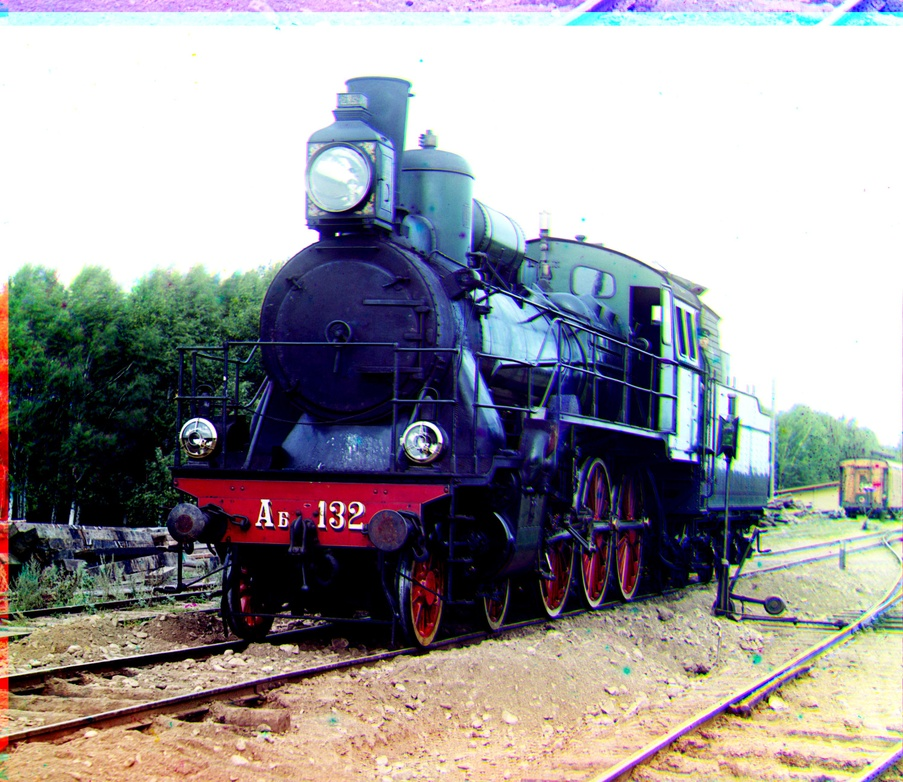
#> input picture hybrid-pyramid-colorizing/russian-colorizing-output/test-aligned.jpg, 903 x 782 px, shrunk from 2992 x 2591 before the run
$ python colorizing-naive.py russian-colorizing-output/test-aligned.jpg
#> lines starting #> are read from the running program, lines starting #| are printed output that depends on the picture
#> in main, img is the input picture: shape (782, 903, 3); mean R, G, B 154.4, 151.9, 154.6
import numpy as np
import sys
import skimage as sk
import skimage.io as skio
import time

def split_img(img):
    # convert to double (might want to do this later on to save memory)
    img = sk.img_as_float(img)

    # compute the height of each part (just 1/3 of total)
    height = img.shape[0] // 3
#> height = 260

    # separate color channels
    b = img[:height]
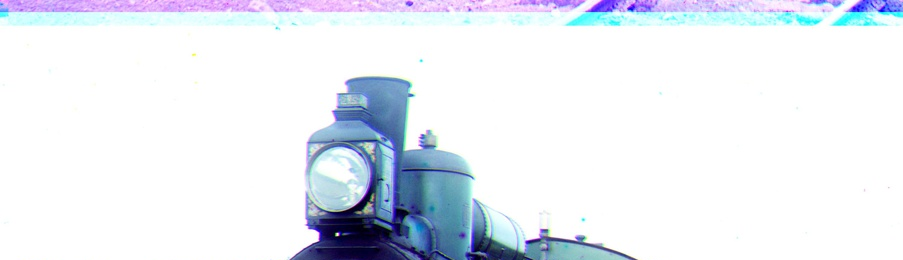
#> b: shape (260, 903, 3) float64; mean of channels 0, 1, 2 0.91, 0.927, 0.956; drawn as R, G, B
    g = img[height: 2 * height]
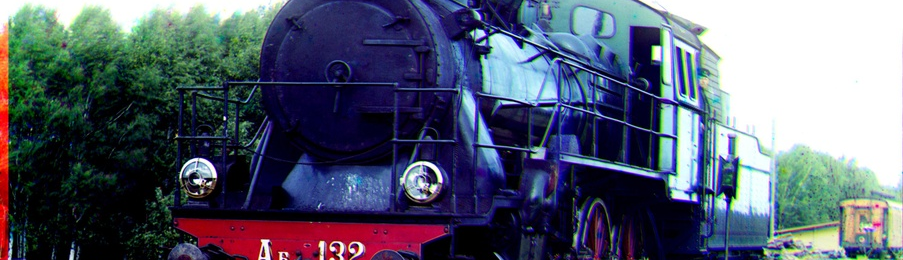
#> g: shape (260, 903, 3) float64; mean of channels 0, 1, 2 0.339, 0.366, 0.433; drawn as R, G, B
    r = img[2 * height: 3 * height]
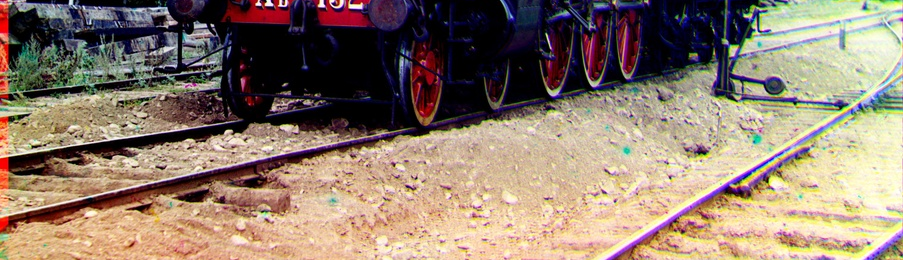
#> r: shape (260, 903, 3) float64; mean of channels 0, 1, 2 0.565, 0.493, 0.431; drawn as R, G, B
    return [b, g, r]

def crop(image, margin=0.1):
    # remove 10% margin of original image
    height, width = image.shape
    y1, y2 = int(margin * height), int((1 - margin) * height)
    x1, x2 = int(margin * width), int((1 - margin) * width)
    return image[y1:y2, x1:x2]

def ssd(img_1, img_2):
    # image matching metrics - sum-squared difference
    ssd = np.sum((img_1 - img_2) ** 2)
    return ssd

def alignment(img_b, img, rad):
    # a naive 15-pixel implementation, np.roll to move pixels
    mat = np.zeros((rad * 2, rad * 2))
    for i in range(-rad, rad):
        for j in range(-rad, rad):
            img_new = np.roll(img, i, axis=0)
            img_new = np.roll(img_new, j, axis=1)
            ssd_val = ssd(img_b, img_new)
            mat[i + rad, j + rad] = ssd_val
    lowest = mat.argmin()
    row_shift = (lowest // (rad * 2)) - rad
    col_shift = (lowest % (rad * 2)) - rad
    print('row, col shift: ', row_shift, ', ', col_shift)
    return (row_shift, col_shift)

def align_bgr(r, g, b, rad):
    # show the alignment of g and r with respect to b
    bg_align = alignment(b, g, rad)
    br_align = alignment(b, r, rad)
    return (bg_align, br_align)

def auto_contrasting(img, contrast_factor=1.5):
    # auto-contrasting
    median = np.percentile(img, 50)
    img *= contrast_factor
    diff = np.percentile(img, 50) - median
    img -= diff
    img = np.clip(img, -1, 1)
    return img

def main():
    # read in the image
    img = skio.imread(sys.argv[1])

    img_split = split_img(img)
#> img_split = 3 items
    for i in range(len(img_split)):
        img_split[i] = crop(img_split[i])
#> this loop made 1 pass

    # unaligned result
    # img_out = np.dstack([img_split[2], img_split[1], img_split[0]])
    # save the image
    # fname = './russian-colorizing-output/test-unalign.jpg'
    # skio.imsave(fname, img_out)

    rad = 15
    align_result = align_bgr(img_split[2], img_split[1], img_split[0], rad)
    bg_result = align_result[0]
    br_result = align_result[1]
    print(bg_result, br_result)

    ag = np.roll(img_split[1], bg_result[0], axis=0)
    ag = np.roll(ag, bg_result[1], axis=1)

    ar = np.roll(img_split[2], br_result[0], axis=0)
    ar = np.roll(ar, br_result[1], axis=1)

    img_out = np.dstack([ar, ag, img_split[0]])
    img_out = auto_contrasting(img_out)

    # save the alinged image
    fname = './russian-colorizing-output/test-aligned.jpg'
    skio.imsave(fname, img_out)

if __name__ == "__main__":
    start_time = time.time()
#> (the run stopped early here; a loop or call above may not have finished)

$ run again, with russian-colorizing-output/test-unalign.jpg copied over hybrid-pyramid-colorizing/russian-colorizing-output/test-aligned.jpg
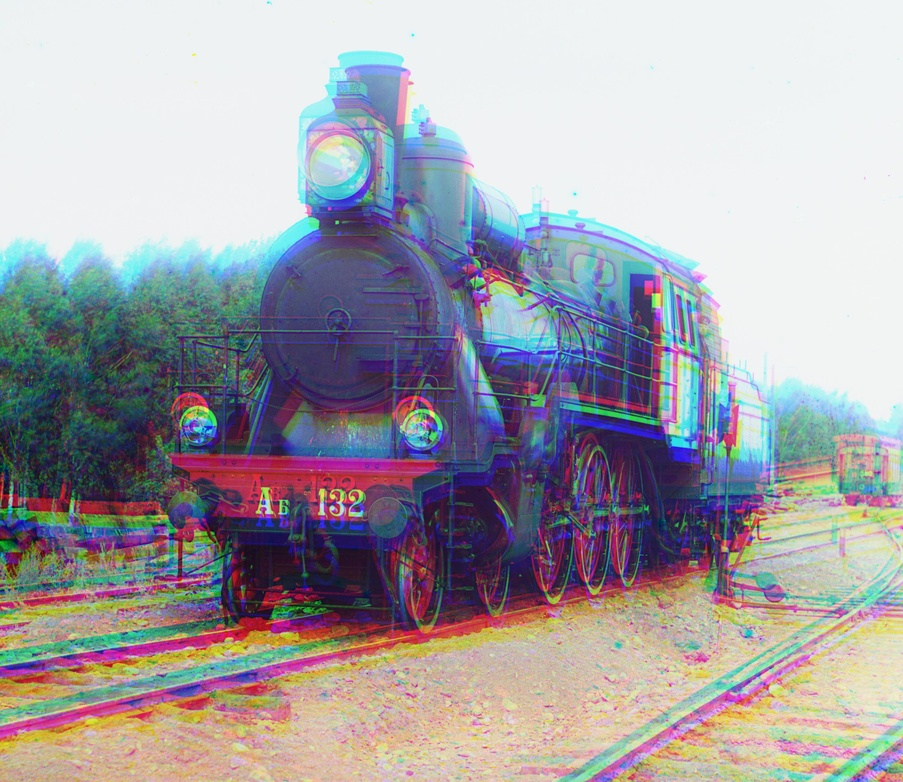
#> input picture russian-colorizing-output/test-unalign.jpg, 903 x 782 px, shrunk from 2992 x 2591 before the run
#> in main, img is the input picture: shape (782, 903, 3); mean R, G, B 163.8, 161.3, 167.2
#> in split_img, `g = img[height: 2 * height]`:
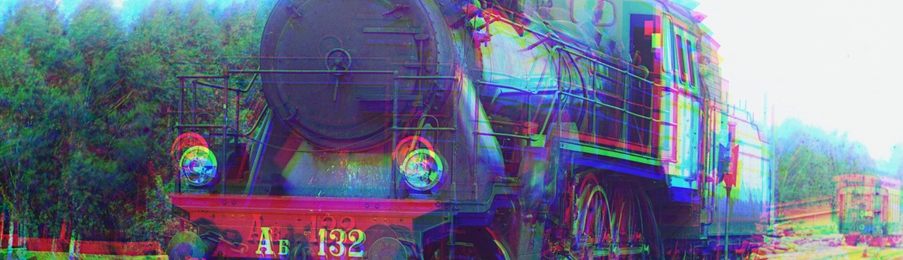
#> g: shape (260, 903, 3) float64; mean of channels 0, 1, 2 0.427, 0.446, 0.53; drawn as R, G, B
#> in split_img, `r = img[2 * height: 3 * height]`:
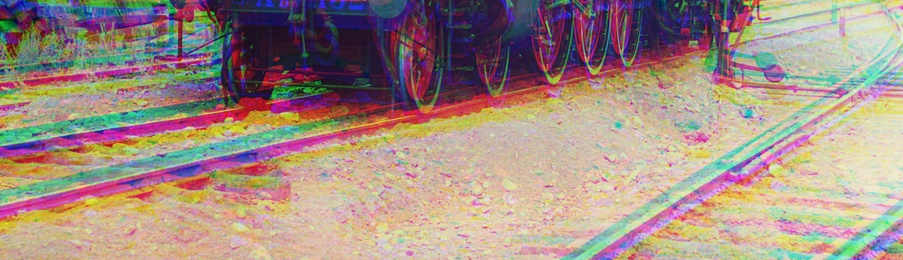
#> r: shape (260, 903, 3) float64; mean of channels 0, 1, 2 0.638, 0.555, 0.516; drawn as R, G, B
#> img_split = 3 items
#> the loop in main, `for i in range(len(img_split)):` made 1 pass

$ run again, with hybrid-pyramid-colorizing/russian-colorizing-output/aligned-00056v.jpg copied over hybrid-pyramid-colorizing/russian-colorizing-output/test-aligned.jpg
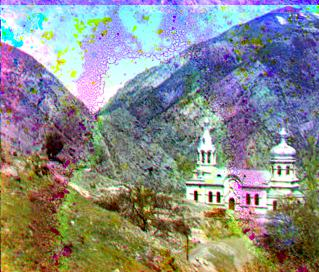
#> input picture hybrid-pyramid-colorizing/russian-colorizing-output/aligned-00056v.jpg, 319 x 272 px
#> in main, img is the input picture: shape (272, 319, 3); mean R, G, B 138, 139.7, 139.3
#> in split_img, `g = img[height: 2 * height]`:
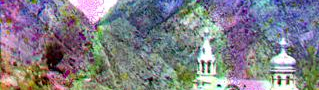
#> g: shape (90, 319, 3) float64; mean of channels 0, 1, 2 0.503, 0.499, 0.534; drawn as R, G, B
#> in split_img, `r = img[2 * height: 3 * height]`:
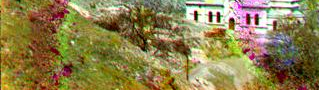
#> r: shape (90, 319, 3) float64; mean of channels 0, 1, 2 0.556, 0.5, 0.305; drawn as R, G, B
#> img_split = 3 items
#> the loop in main, `for i in range(len(img_split)):` made 1 pass

$ run again, with hybrid-pyramid-colorizing/russian-colorizing-output/aligned-01522v.jpg copied over hybrid-pyramid-colorizing/russian-colorizing-output/test-aligned.jpg
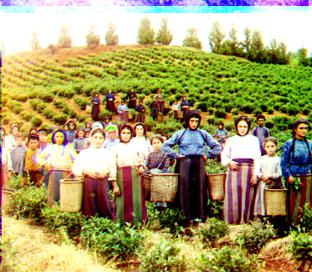
#> input picture hybrid-pyramid-colorizing/russian-colorizing-output/aligned-01522v.jpg, 312 x 272 px
#> in main, img is the input picture: shape (272, 312, 3); mean R, G, B 164.3, 153.7, 102.6
#> in split_img, `g = img[height: 2 * height]`:
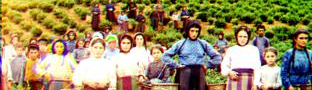
#> g: shape (90, 312, 3) float64; mean of channels 0, 1, 2 0.607, 0.545, 0.383; drawn as R, G, B
#> in split_img, `r = img[2 * height: 3 * height]`:
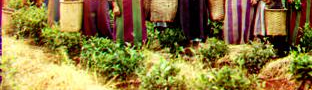
#> r: shape (90, 312, 3) float64; mean of channels 0, 1, 2 0.556, 0.475, 0.246; drawn as R, G, B
#> img_split = 3 items
#> the loop in main, `for i in range(len(img_split)):` made 1 pass
